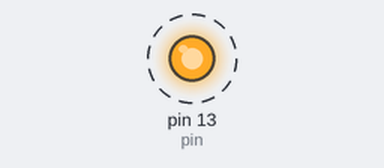
A sketch run on a simulated Arduino Uno, built with avr-gcc and run on an emulated ATmega328P. Shown: output pins drawn as LEDs (lit = HIGH). Dashed ring = blinking.

Above: at 0.5 s.
Timing chart, 0 to 4.6 s (numbered marks = the images above):
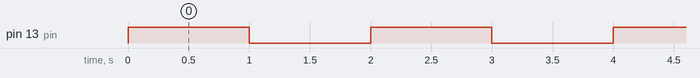

Measured:
- by itself, pin 13 (pin): alternates HIGH for 1.0 s and LOW for 1.0 s

The sketch:

sketch_apr07a_ledPrendeApaga2.ino
```cpp
/* Prender y apagar un led conectado a la salida digital 13.*/

int pin = 13; // nombramos la variable de tipo entero (int) como "pin" 13.

// aquí van funciones que se declaran una sola vez
void setup(){
Serial.begin(9600); // velocidad de transmisión de datos
pinMode(pin, OUTPUT); // decimos que el "pin" 13 fncionará como salida digital.
}

// aquí van funciones que deben actualizar su estado constantemente
void loop(){
    digitalWrite(pin, HIGH); // escribimos en el pin 13 un valor de voltaje mayor a 3 volts.
    delay(1000); // esperamos 1 segundo o 1000 milisegundos
    digitalWrite(pin, LOW); // escribimos en el pin 13 un valor de voltaje menor a 3 volts.
    delay(1000); // esperamos 1 segundo o 1000 milisegundos.
}
```
